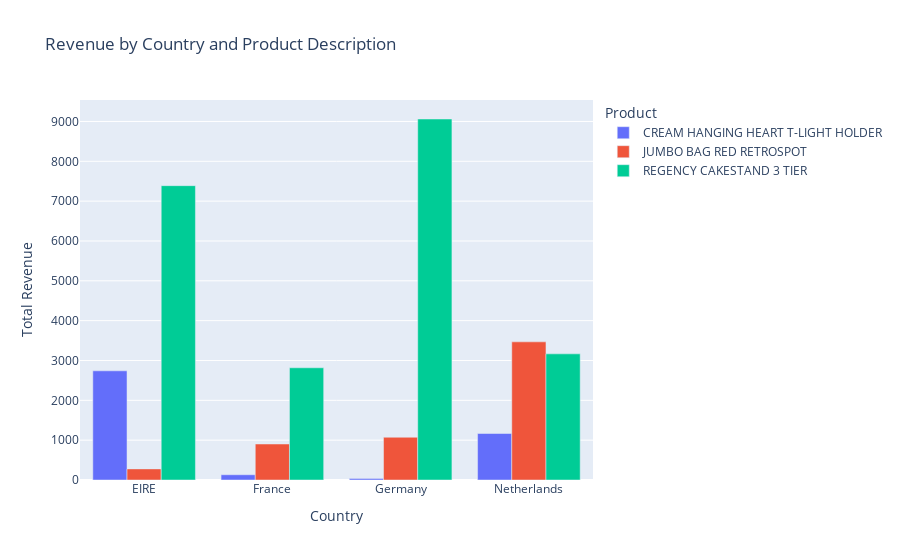

Notebook code for this chart:
### Code cell
products_df = data[
    (data['Country'].isin(country_list)) & 
    (data['Description'].isin(product_list)) 
]

revenue_country = products_df.groupby(['Country', 'Description'])['Revenue'].sum().reset_index()

fig = px.bar(
    revenue_country,
    x='Country',
    y='Revenue',
    color='Description',
    barmode='group',  # Balken nebeneinander
    title='Revenue by Country and Product Description',
    labels={'Revenue': 'Total Revenue', 'Country': 'Country', 'Description': 'Product'},
)

fig.show()

### Figure 1 — Plotly figure (JSON) as saved in the notebook; plotly's stock layout.template omitted (floating-point values rounded to 4 significant figures)
{"data": [{"alignmentgroup": "True", "hovertemplate": "Product=CREAM HANGING HEART T-LIGHT HOLDER<br>Country=%{x}<br>Total Revenue=%{y}<extra></extra>", "legendgroup": "CREAM HANGING HEART T-LIGHT HOLDER", "marker": {"color": "#636efa", "pattern": {"shape": ""}}, "name": "CREAM HANGING HEART T-LIGHT HOLDER", "offsetgroup": "CREAM HANGING HEART T-LIGHT HOLDER", "orientation": "v", "showlegend": true, "textposition": "auto", "type": "bar", "x": ["EIRE", "France", "Germany", "Netherlands"], "xaxis": "x", "y": [2741.0, 131.8, 35.4, 1167.0], "yaxis": "y"}, {"alignmentgroup": "True", "hovertemplate": "Product=JUMBO BAG RED RETROSPOT<br>Country=%{x}<br>Total Revenue=%{y}<extra></extra>", "legendgroup": "JUMBO BAG RED RETROSPOT", "marker": {"color": "#EF553B", "pattern": {"shape": ""}}, "name": "JUMBO BAG RED RETROSPOT", "offsetgroup": "JUMBO BAG RED RETROSPOT", "orientation": "v", "showlegend": true, "textposition": "auto", "type": "bar", "x": ["EIRE", "France", "Germany", "Netherlands"], "xaxis": "x", "y": [278.7, 903.4, 1073.0, 3468.0], "yaxis": "y"}, {"alignmentgroup": "True", "hovertemplate": "Product=REGENCY CAKESTAND 3 TIER<br>Country=%{x}<br>Total Revenue=%{y}<extra></extra>", "legendgroup": "REGENCY CAKESTAND 3 TIER", "marker": {"color": "#00cc96", "pattern": {"shape": ""}}, "name": "REGENCY CAKESTAND 3 TIER", "offsetgroup": "REGENCY CAKESTAND 3 TIER", "orientation": "v", "showlegend": true, "textposition": "auto", "type": "bar", "x": ["EIRE", "France", "Germany", "Netherlands"], "xaxis": "x", "y": [7389.0, 2817.0, 9062.0, 3166.0], "yaxis": "y"}], "layout": {"barmode": "group", "legend": {"title": {"text": "Product"}, "tracegroupgap": 0}, "title": {"text": "Revenue by Country and Product Description"}, "xaxis": {"anchor": "y", "domain": [0, 1], "title": {"text": "Country"}}, "yaxis": {"anchor": "x", "domain": [0, 1], "title": {"text": "Total Revenue"}}}}
